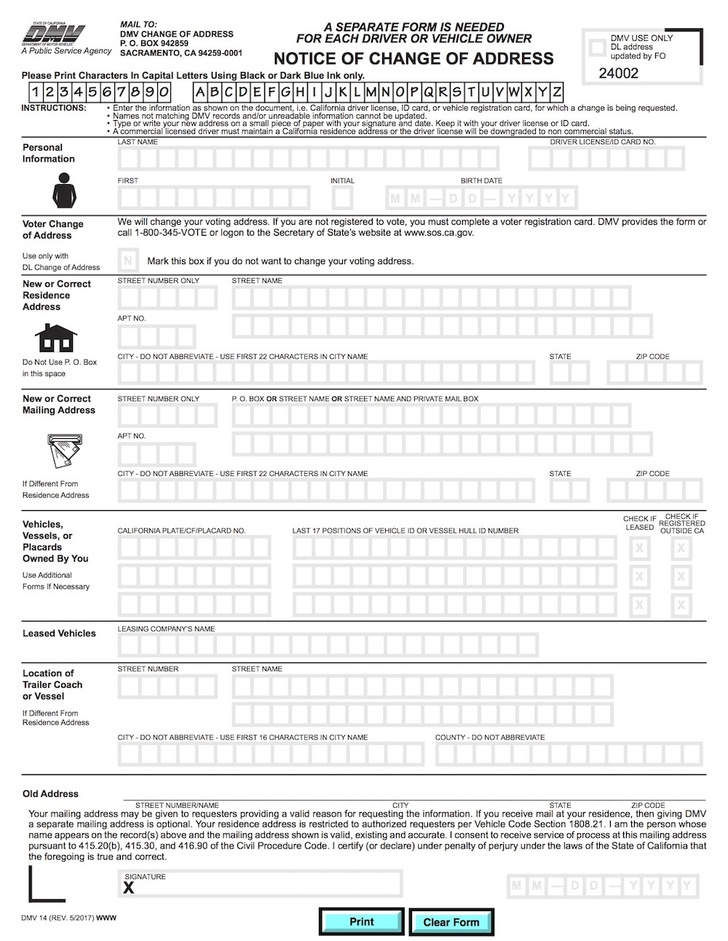
#> input picture 07_image_features_and_alignment/images/form.jpg, 728 x 941 px, shrunk from 1000 x 1293 before the run
$ python 01_find_keypoints.py
#> lines starting #> are read from the running program, lines starting #| are printed output that depends on the picture
import cv2
import numpy as np
import matplotlib.pyplot as plt

# Read reference image
refFilename = "images/form.jpg"
print("Reading reference image:", refFilename)
im1 = cv2.imread(refFilename, cv2.IMREAD_COLOR)
#> im1 is the input picture: shape (941, 728, 3); mean B, G, R 237.2, 237.3, 237
im1 = cv2.cvtColor(im1, cv2.COLOR_BGR2RGB)

# Read image to be aligned
imFilename = "images/scanned-form.jpg"
print("Reading image to align:", imFilename)
im2 = cv2.imread(imFilename, cv2.IMREAD_COLOR)
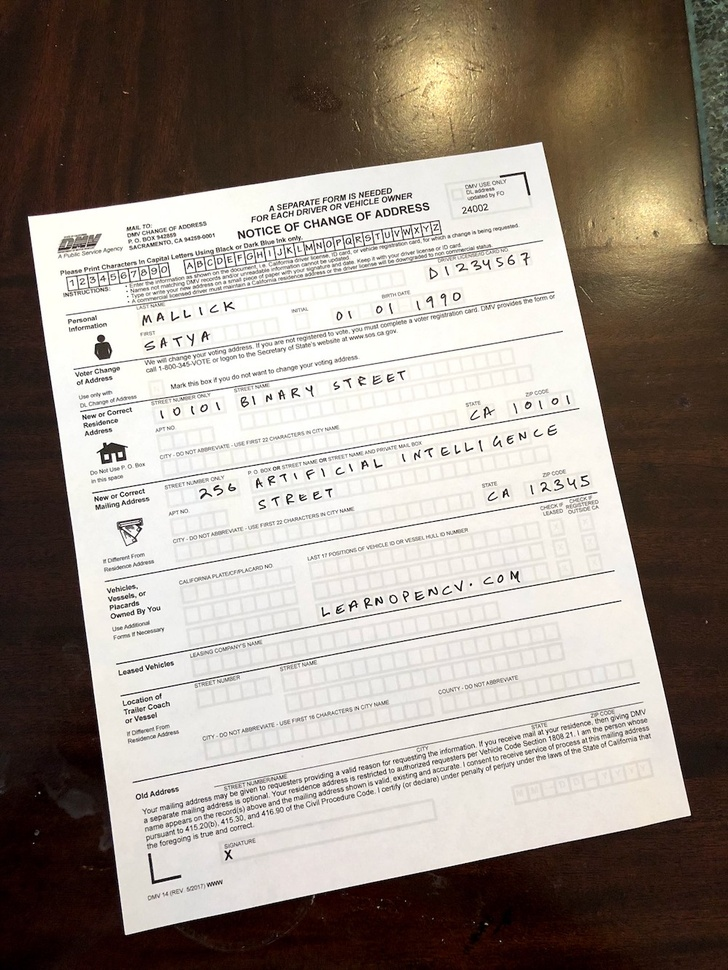
#> input picture 07_image_features_and_alignment/images/scanned-form.jpg, 728 x 970 px, shrunk from 1000 x 1333 before the run
#> im2 is the input picture: shape (970, 728, 3); mean B, G, R 135.9, 144.8, 154.5
im2 = cv2.cvtColor(im2, cv2.COLOR_BGR2RGB)

#_____________________________________________________

# Convert images to grayscale
im1_gray = cv2.cvtColor(im1, cv2.COLOR_BGR2GRAY)
im2_gray = cv2.cvtColor(im2, cv2.COLOR_BGR2GRAY)
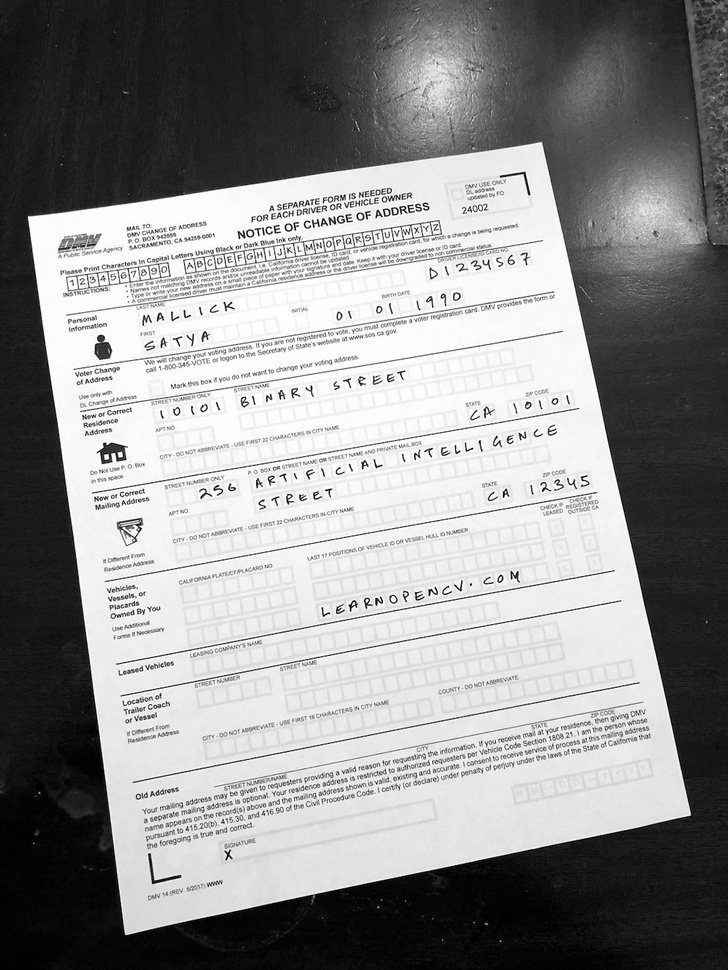
#> im2_gray: shape (970, 728); min 0, max 255, mean 143.3


# Detect ORB features and compute descriptors.
MAX_NUM_FEATURES = 500
orb = cv2.ORB_create(MAX_NUM_FEATURES)
keypoints1, descriptors1 = orb.detectAndCompute(im1_gray, None)
#> keypoints1 = 500 keypoints; strongest (x, y, size): (360, 58, 31), (356, 53, 31), (292, 56, 37.2), (378, 61, 31)
keypoints2, descriptors2 = orb.detectAndCompute(im2_gray, None)
#> keypoints2 = 500 keypoints; strongest (x, y, size): (429, 590, 31), (582, 477, 31), (353, 601, 31), (285, 226, 31)

# Display
im1_display = cv2.drawKeypoints(im1, keypoints1, outImage=np.array([]),
                                color=(255, 0, 0), flags=cv2.DRAW_MATCHES_FLAGS_DRAW_RICH_KEYPOINTS)
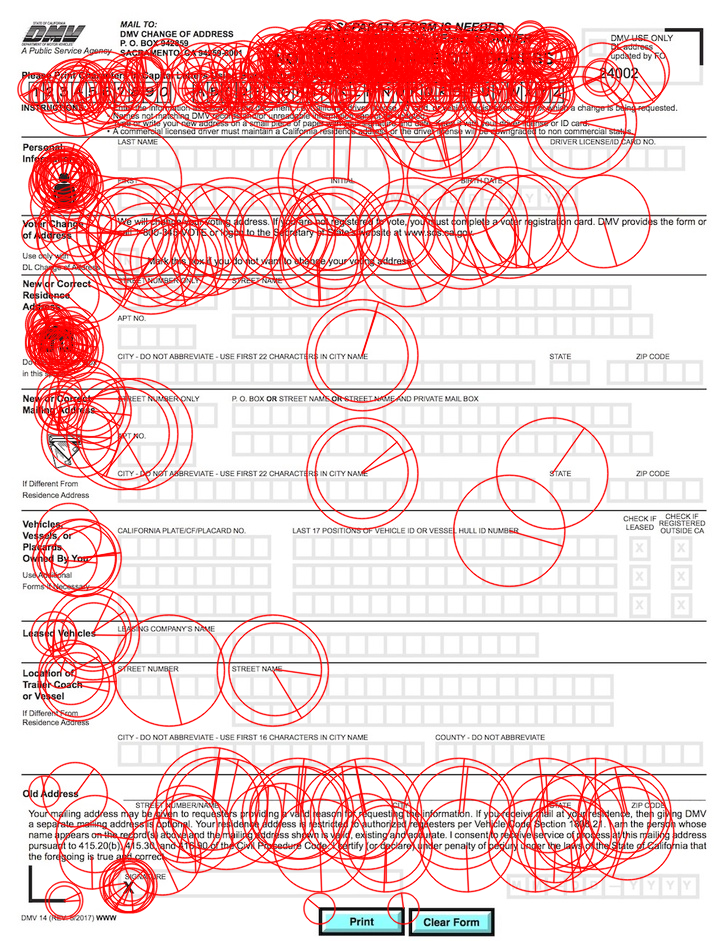
#> im1_display: shape (941, 728, 3); mean R, G, B 241.1, 209.5, 209.5

im2_display = cv2.drawKeypoints(im2, keypoints2, outImage=np.array([]),
                                color=(255, 0, 0), flags=cv2.DRAW_MATCHES_FLAGS_DRAW_RICH_KEYPOINTS)
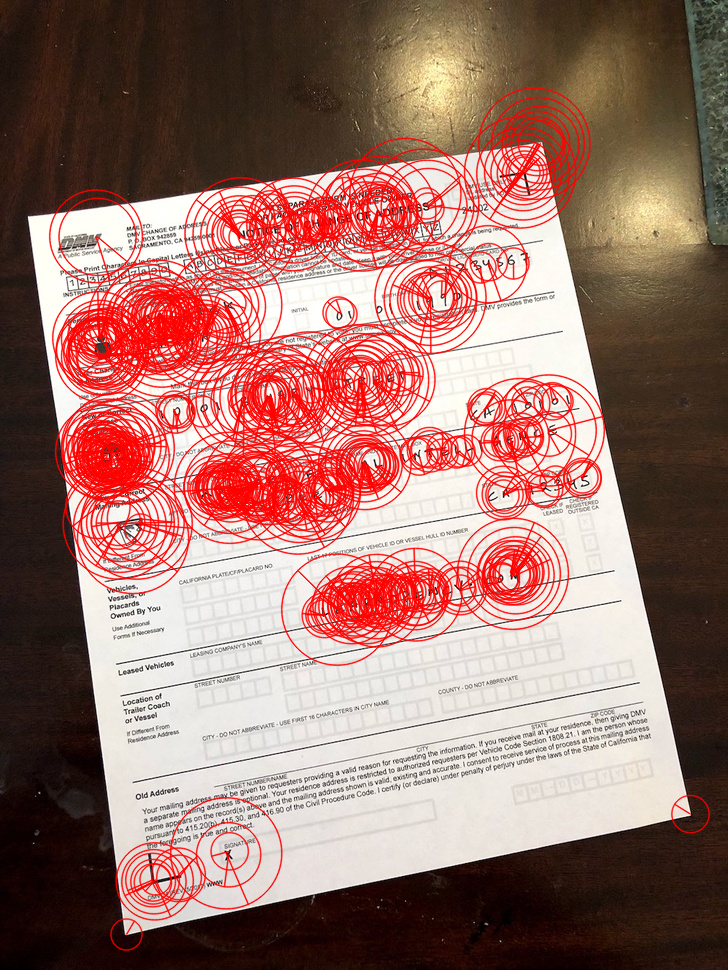
#> im2_display: shape (970, 728, 3); mean R, G, B 158.1, 117.5, 109.2

plt.figure(figsize=[20,10])
plt.subplot(121); plt.axis('off'); plt.imshow(im1_display); plt.title("Original Form")
plt.subplot(122); plt.axis('off'); plt.imshow(im2_display); plt.title("Scanned Form")
plt.show()
